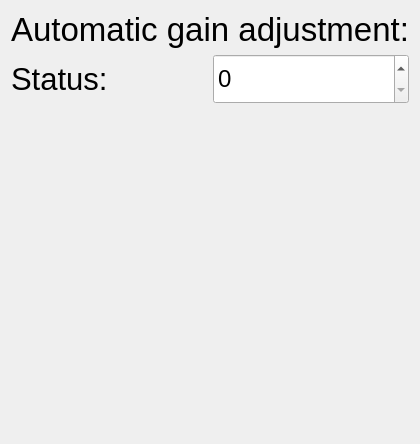
              <widget class="QWidget" name="autoGainAdjustmentPage">
               <layout class="QVBoxLayout" name="verticalLayout_9">
                <item>
                 <widget class="QLabel" name="label_39">
                  <property name="maximumSize">
                   <size>
                    <width>16777215</width>
                    <height>50</height>
                   </size>
                  </property>
                  <property name="font">
                   <font>
                    <pointsize>25</pointsize>
                   </font>
                  </property>
                  <property name="autoFillBackground">
                   <bool>false</bool>
                  </property>
                  <property name="frameShape">
                   <enum>QFrame::NoFrame</enum>
                  </property>
                  <property name="text">
                   <string>Automatic gain adjustment:</string>
                  </property>
                  <property name="alignment">
                   <set>Qt::AlignCenter</set>
                  </property>
                 </widget>
                </item>
                <item>
                 <layout class="QHBoxLayout" name="horizontalLayout_19">
                  <item>
                   <widget class="QLabel" name="label_45">
                    <property name="maximumSize">
                     <size>
                      <width>16777215</width>
                      <height>50</height>
                     </size>
                    </property>
                    <property name="font">
                     <font>
                      <pointsize>23</pointsize>
                     </font>
                    </property>
                    <property name="autoFillBackground">
                     <bool>false</bool>
                    </property>
                    <property name="frameShape">
                     <enum>QFrame::NoFrame</enum>
                    </property>
                    <property name="text">
                     <string>Status:</string>
                    </property>
                    <property name="alignment">
                     <set>Qt::AlignLeading|Qt::AlignLeft|Qt::AlignVCenter</set>
                    </property>
                   </widget>
                  </item>
                  <item>
                   <widget class="SpinBoxList" name="autoGainAdjustmentSpinBox">
                    <property name="minimumSize">
                     <size>
                      <width>0</width>
                      <height>50</height>
                     </size>
                    </property>
                    <property name="maximumSize">
                     <size>
                      <width>230</width>
                      <height>16777215</height>
                     </size>
                    </property>
                    <property name="font">
                     <font>
                      <pointsize>18</pointsize>
                     </font>
                    </property>
                   </widget>
                  </item>
                 </layout>
                </item>
                <item>
                 <spacer name="verticalSpacer_9">
                  <property name="orientation">
                   <enum>Qt::Vertical</enum>
                  </property>
                  <property name="sizeHint" stdset="0">
                   <size>
                    <width>20</width>
                    <height>329</height>
                   </size>
                  </property>
                 </spacer>
                </item>
               </layout>
              </widget>
